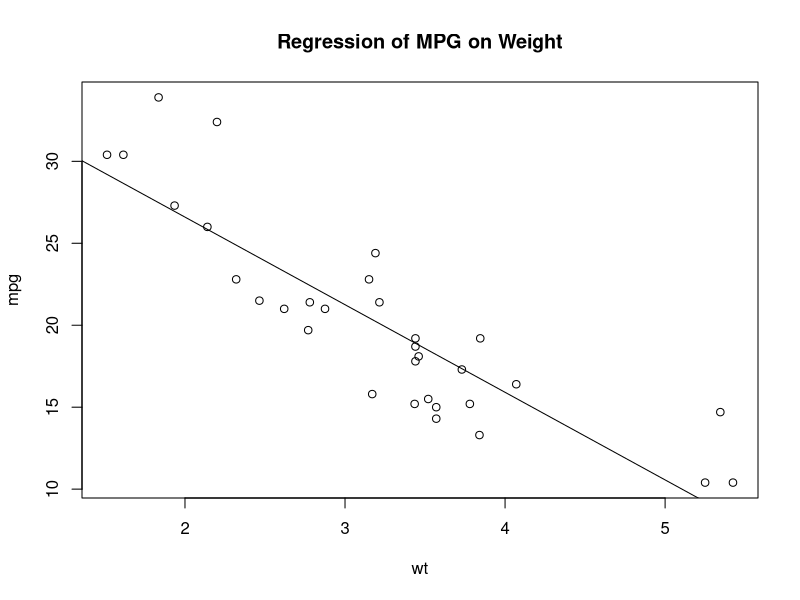
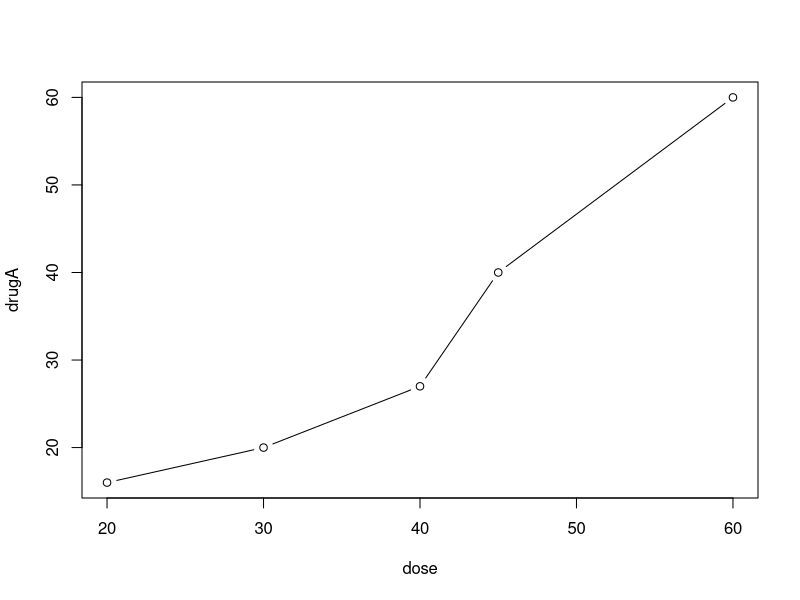
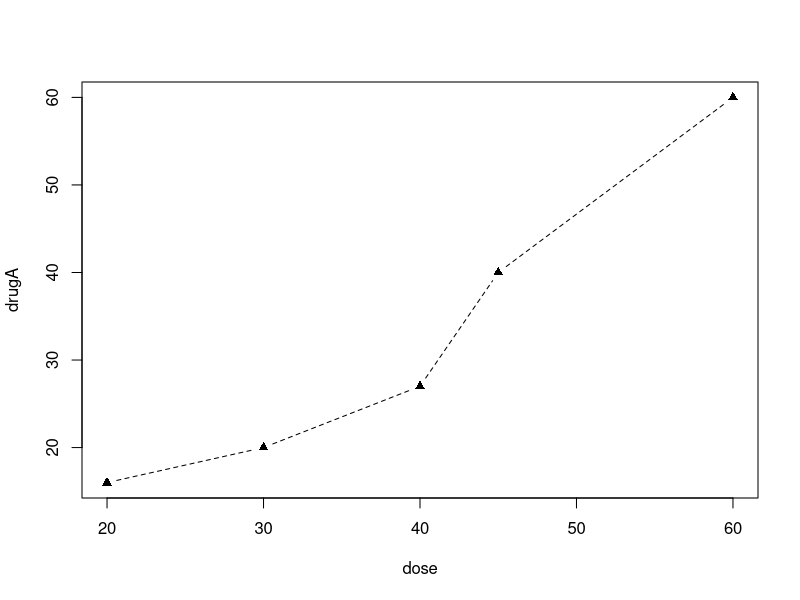
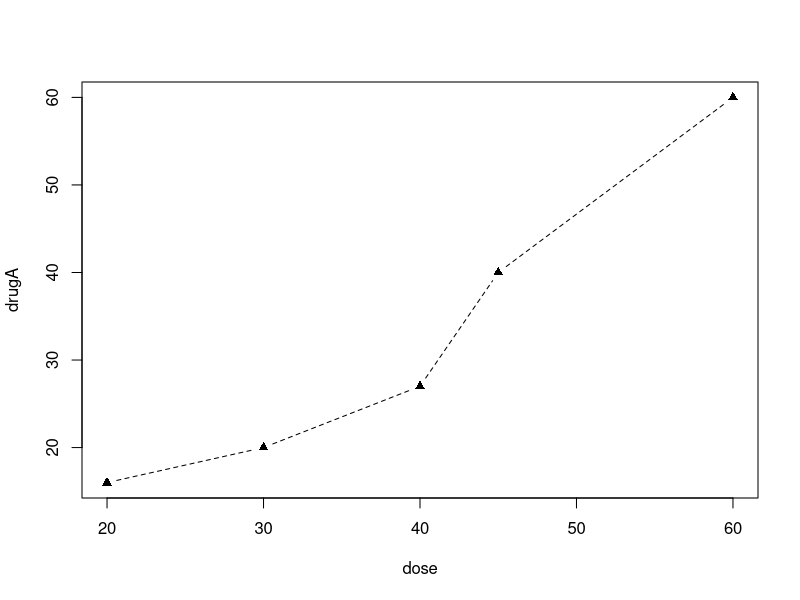
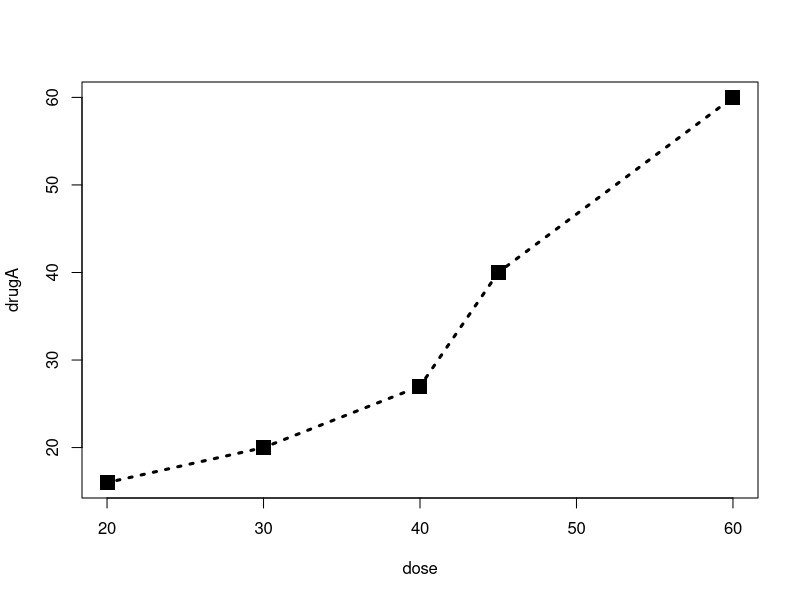
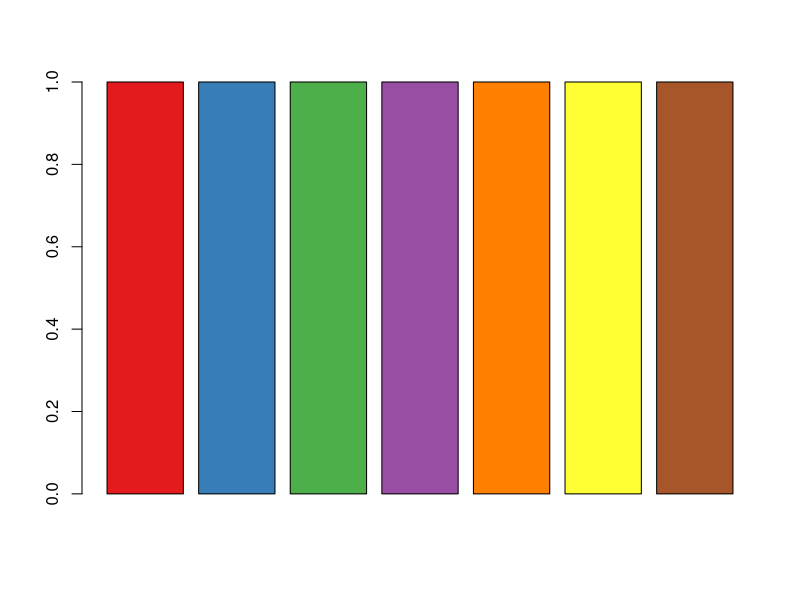
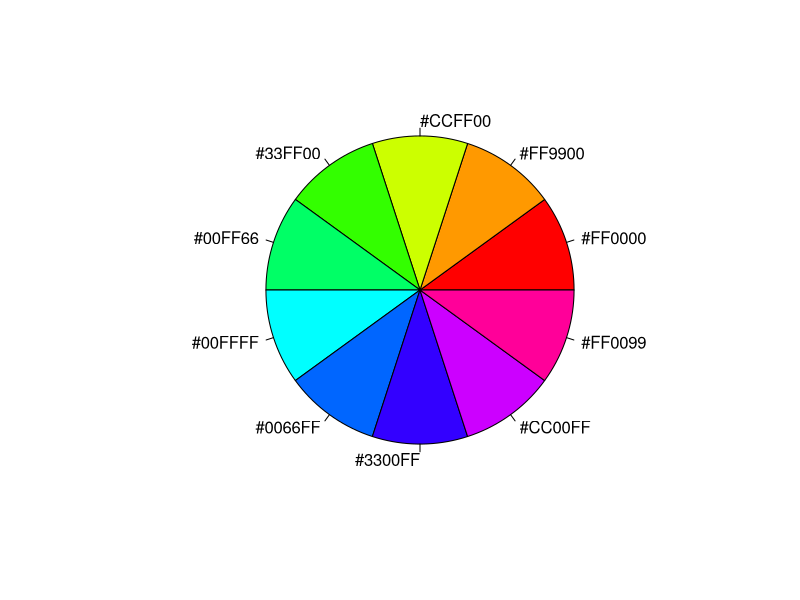
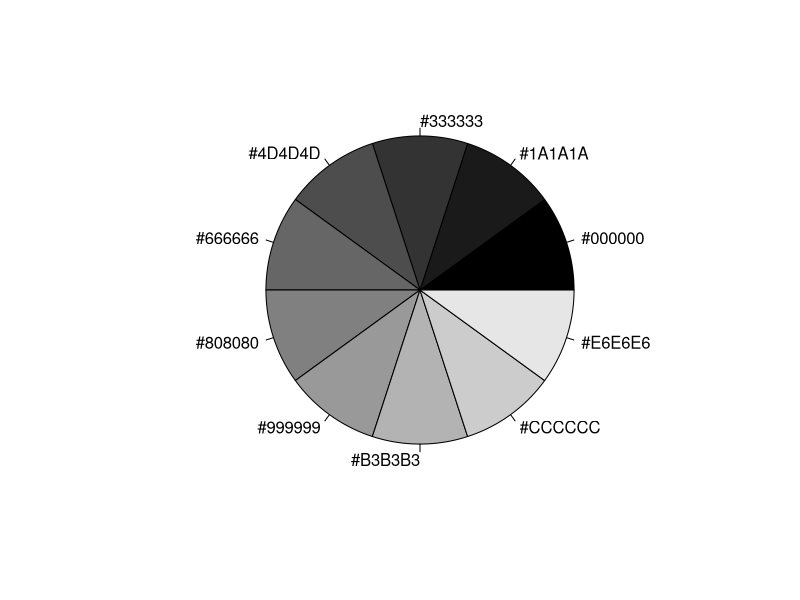

These figures' R source, in order:
## ---- chunk 1
attach(mtcars)
plot(wt, mpg)
abline(lm(mpg ~ wt))
title("Regression of MPG on Weight")
detach(mtcars)
## ---- chunk 2
dose <- c(20, 30, 40, 45, 60)
drugA <- c(16, 20, 27, 40, 60)
drugB <- c(15, 18, 25, 31, 40)
## ---- chunk 3
plot(dose, drugA, type="b")
## ---- chunk 4
opar <- par(no.readonly=TRUE)
par(lty=2, pch=17)
plot(dose, drugA, type="b")
par(opar)
## ---- chunk 5
plot(dose, drugA, type="b", lty=2, pch=17)
## ---- chunk 6
plot(
  dose, drugA,
  type="b",
  lty=3,
  lwd=3,
  pch=15,
  cex=2
)
## ---- chunk 7
library(RColorBrewer)
n <- 7
mycolors <- brewer.pal(n, "Set1")
barplot(rep(1, n), col=mycolors)
## ---- chunk 8
n <- 10
mycolors <- rainbow(n)
pie(rep(1, n), labels=mycolors, col=mycolors)
mygrays <- gray(0:n/n)
pie(rep(1, n), labels=mygrays, col=mygrays)
## ---- chunk 9
opar <- par(no.readonly=TRUE)
par(pin=c(2, 3))
par(lwd=2, cex=1.5)
par(cex.axis=.75, font.axis=3)
plot(
  dose, drugA,
  type="b",
  pch=19,
  lty=2,
  col="red"
)
plot(
  dose, drugB,
  type="b",
  pch=23,
  lty=6,
  col="blue",
  bg="green"
)
par(opar)
## ---- chunk 10
plot(
  dose, drugA,
  type="b",
  col="red",
  lty=2,
  pch=2,
  lwd=2,
  main="Clinical Trials for Drug A",
  sub="This is hypothetical data",
  xlab="Dosage",
  ylab="Drug Response",
  xlim=c(0, 60),
  ylim=c(0, 70)
)
## ---- chunk 11
x <- 1:10
y <- x
z <- 10/x

opar <- par(no.readonly=TRUE)

par(mar=c(5, 4, 4, 8) + 0.1)
plot(
  x, y,
  type="b",
  pch=21,
  col="red",
  yaxt="n",
  lty=3,
  ann=FALSE
)
lines(
  x, z,
  type="b",
  pch=22,
  col="blue",
  lty=2
)

axis(
  2,
  at=x,
  labels=x,
  col.axis="red",
  las=2,
)

axis(
  4,
  at=z,
  labels=round(z, digits=2),
  col.axis="blue",
  las=2,
  cex.axis=0.7,
  tck=-.01
)

mtext(
  "y=1/x",
  side=4,
  line=3,
  cex.lab=1,
  las=2,
  col="blue"
)

title(
  "An Example of Creative Axes",
  xlab="X values",
  ylab="Y=X"
)

par(opar)
## ---- chunk 12
opar <- par(no.readonly=TRUE)

par(
  lwd=2,
  cex=1.5,
  font.lab=2
)

plot(
  dose, drugA,
  type="b",
  pch=15,
  lty=1,
  col="red",
  ylim=c(0, 60),
  main="Drug A vs. Drug B",
  xlab="Drug Dosage",
  ylab="Drug Response"
)

lines(
  dose, drugB,
  type="b",
  pch=17,
  lty=2,
  col="blue"
)

abline(
  h=c(30),
  lwd=1.5,
  lty=2,
  col="gray"
)

library(Hmisc)
minor.tick(
  nx=3,
  ny=3,
  tick.ratio=0.5
)

legend(
  "topleft",
  inset=.05,
  title="Drug Type",
  c("A", "B"),
  lty=c(1, 2),
  pch=c(15, 17),
  col=c("red", "blue")
)

par(opar)
## ---- chunk 13
attach(mtcars)
plot(
  wt, mpg,
  main="Mileage vs. Car Weight",
  xlab="Weight",
  ylab="Mileage",
  pch=18,
  col="blue"
)

text(
  wt, mpg,
  row.names(mtcars),
  cex=0.6,
  pos=4,
  col="red"
)
detach(mtcars)
## ---- chunk 14
opar <- par(no.readonly=TRUE)
par(cex=1.5)

plot(
  1:7, 1:7, 
  type="n"
)

text(
  3, 3, 
  "Example of default text"
)
text(
  4, 4,
  family="mono",
  "Example of mono-spaced text"
)
text(
  5, 5,
  family="serif",
  "Example of serif text"
)

par(opar)
## ---- chunk 15
attach(mtcars)
opar <- par(no.readonly=TRUE)
par(mfrow=c(2, 2))

plot(
  wt, mpg,
  main="Scatterplot of wt vs. mpg"
)
plot(
  wt, disp,
  main="Scatterplot of wt vs. disp"
)
hist(
  wt,
  main="Histogram of wt"
)
boxplot(
  wt,
  main="Boxplot of wt"
)

par(opar)
detach(mtcars)
## ---- chunk 16
attach(mtcars)
opar <- par(no.readonly=TRUE)
par(mfrow=c(3, 1))
hist(wt)
hist(mpg)
hist(disp)
par(opar)
detach(mtcars)
## ---- chunk 17
attach(mtcars)
layout(
  matrix(
    c(1, 1, 2, 3),
    2, 2,
    byrow=TRUE
  )
)
hist(wt)
hist(mpg)
hist(disp)
detach(mtcars)
## ---- chunk 18
attach(mtcars)
layout(
  matrix(
    c(1, 1, 2, 3),
    2, 2,
    byrow=TRUE
  ),
  widths=c(3, 1),
  heights=c(1, 2)
)
hist(wt)
hist(mpg)
hist(disp)
detach(mtcars)
## ---- chunk 19
opar <- par(no.readonly=TRUE)
par(fig=c(0, 0.8, 0, 0.8))
plot(
  mtcars$wt, mtcars$mpg,
  xlab="Miles Per Gallon",
  ylab="Car Weight"
)

par(fig=c(0, 0.8, 0.45, 1), new=TRUE)
boxplot(
  mtcars$wt,
  horizontal=TRUE,
  axes=FALSE
)

par(
  fig=c(0.55, 1, 0, 0.8),
  new=TRUE
)
boxplot(mtcars$mpg, axes=FALSE)

mtext(
  "Enhanced Scatterplot",
  side=3,
  outer=TRUE,
  line=-3
)

par(opar)
